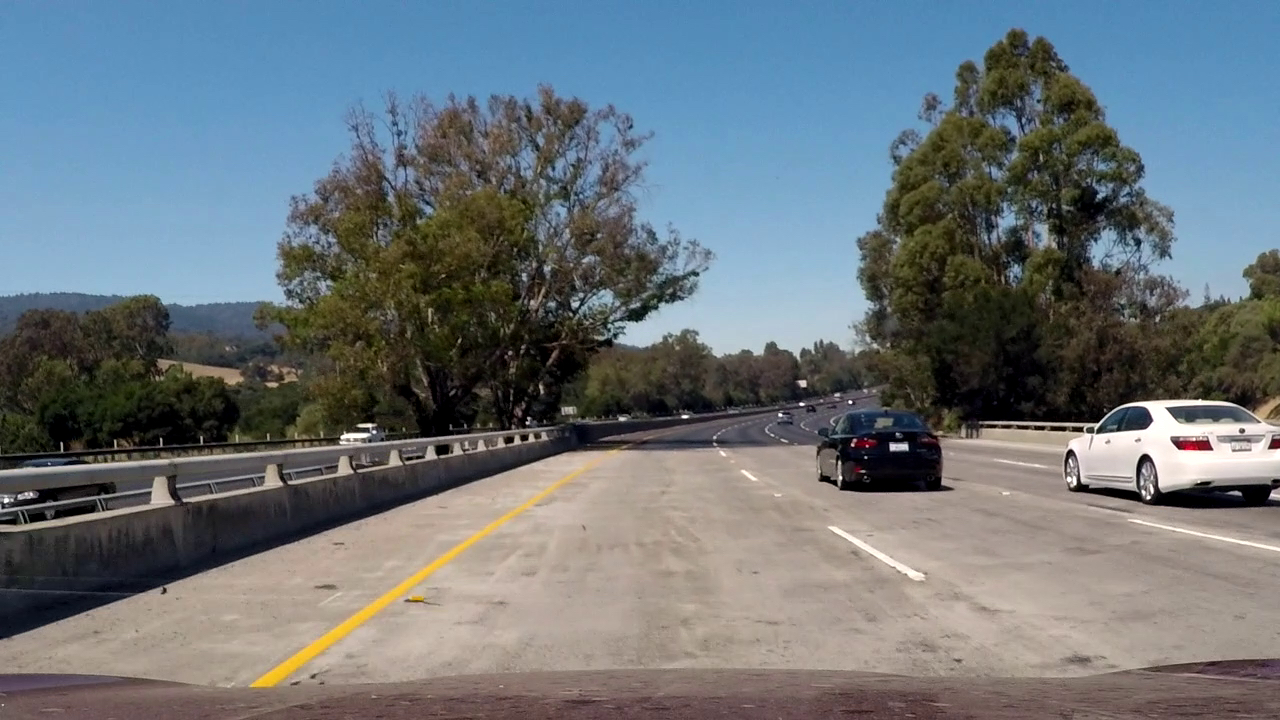
#> input picture test_images/challenge1.jpg, 1280 x 720 px; its folder holds only this picture in this run
$ jupyter execute --allow-errors P1.ipynb   (shell and % lines are left out)
#> lines starting #> are read from the running program, lines starting #| are printed output that depends on the picture; after the words box and inside, x2 and y2 are one past the last pixel; in counts of white or black regions, pixels touching at a corner belong together
# Project Finding Lane Lines on the Road

## Import Packages

[cell 1]
import matplotlib.pyplot as plt
import matplotlib.image as mpimg
import numpy as np
import cv2
import os

## Helper Functions

[cell 2]
import math

def grayscale(img):
    """
    Applies the Grayscale transform
    This will return an image with only one color channel
    but NOTE: to see the returned image as grayscale
    (assuming your grayscaled image is called 'gray')
    you should call plt.imshow(gray, cmap='gray')
    """
    return cv2.cvtColor(img, cv2.COLOR_RGB2GRAY)

def canny(img, low_threshold, high_threshold):
    """Applies the Canny transform"""
    return cv2.Canny(img, low_threshold, high_threshold)

def gaussian_blur(img, kernel_size):
    """Applies a Gaussian Noise kernel"""
    return cv2.GaussianBlur(img, (kernel_size, kernel_size), 0)

def region_of_interest(img, vertices):
    """
    Applies an image mask.

    Only keeps the region of the image defined by the polygon
    formed from `vertices`. The rest of the image is set to black.
    """
    #defining a blank mask to start with
    mask = np.zeros_like(img)

    #defining a 3 channel or 1 channel color to fill the mask with depending on the input image
    if len(img.shape) > 2:
        channel_count = img.shape[2]  # i.e. 3 or 4 depending on your image
        ignore_mask_color = (255,) * channel_count
    else:
        ignore_mask_color = 255

    #filling pixels inside the polygon defined by "vertices" with the fill color
    cv2.fillPoly(mask, vertices, ignore_mask_color)

    #returning the image only where mask pixels are nonzero
    masked_image = cv2.bitwise_and(img, mask)
    return masked_image


def draw_lines(img, lines):
    """
    This function draws `lines` with `color` and `thickness`.
    Lines are drawn on the image inplace (mutates the image).
    If you want to make the lines semi-transparent, think about combining
    this function with the weighted_img() function below
    """

    ### Helper Functions for draw_lines ###

    def get_average_line(lines):
        """
        input: set of lines defined by (x1, y1, x2, y2)
        output: a tuple (m, intercept) defining an average line
        """
        # Get the average slope for the given lines
        slopes = [(line[3]-line[1])/(line[2]-line[0]) for line in lines]
        m = np.average(slopes)

        # Get the average intercept for the given lines
        # using the bottom point as reference
        intercepts = [line[1]-((line[3]-line[1])/(line[2]-line[0]))*line[0] for line in lines]
        intercept = np.average(intercepts)

        return (m, intercept)

    def intersect(m1, b1, m2, b2):
        """
        input: set of slopes and intercepts
        output: (x, y) of intersect if it exists
        """
        x = (b2 - b1) / (m1 - m2)
        y = (b2 - (m2/m1) * b1)*(m1/(m1-m2))
        rslt = (x, y)

        return rslt

    def decide_draw_lines(img, left_coords, right_coords):
        """
        input: `img` to draw on, `left_coords` and `right_coords`
               to draw the respective lines in the form [x1, y1, x2, y2]
        """
        # Set image draw parameters
        color = [255, 0, 0]
        thickness = 10

        # Only draw lines if coords are actually passed
        if left_coords:
            cv2.line(img, tuple(left_coords[:2]), tuple(left_coords[2:]), color, thickness)
        if right_coords:
            cv2.line(img, tuple(right_coords[:2]), tuple(right_coords[2:]), color, thickness)

    def set_coords(m, b, y_lim):
        """
        input: given a line (`m` and `b`) generate the coords to
               draw based on the image length (`y_lim`)
        output: a list of coords to define a lines with
                integer positions in the form [x1, y1, x2, y2]
        """
        return list(map(int, [(y_lim-b)/m, y_lim, (0.5*y_lim-b)/m, 0.5*y_lim]))


    ### Begin Line Draw pipeline ###

    left_lines, right_lines = (None, None)

    # If lines are actually detected begin processing
    if lines.size != 0:
        lines = np.squeeze(lines)
        # Separate left and right lines into separate lists
        left_lines = [line for line in lines if (line[3]-line[1])/(line[2]-line[0]) < 0]
        right_lines = [line for line in lines if (line[3]-line[1])/(line[2]-line[0]) > 0]

    left_m, left_b = (None, None)
    right_m, right_b = (None, None)

    # If there exist lines in these sets, computer
    # the average line
    if left_lines:
        left_m, left_b = get_average_line(left_lines)
    if right_lines:
        right_m, right_b = get_average_line(right_lines)

    left_coords = None
    right_coords = None

    # Set coords based on left and right if line defneition exists
    y_lim = img.shape[0] # max y
    if left_m and left_b:
        left_coords = set_coords(left_m, left_b, y_lim)
    if right_m and right_b:
        right_coords = set_coords(right_m, right_b, y_lim)

    # Reset lines to match intersect point
    # if both left and right lines exist
    if left_coords and right_coords:
        remap_top_coord = intersect(left_m, left_b, right_m, right_b)
        remap_top_coord = list(map(int, remap_top_coord))
        left_coords = left_coords[:2] + remap_top_coord
        right_coords = right_coords[:2] + remap_top_coord

    # Finally, draw the lines on the passed in image
    decide_draw_lines(img, left_coords, right_coords)

# [8 lines left out: function simple_draw_lines, not called in this run]

def hough_lines(img, rho, theta, threshold, min_line_len, max_line_gap):
    """
    `img` should be the output of a Canny transform.
    Returns an image with hough lines drawn.
    """
    lines = cv2.HoughLinesP(img, rho, theta, threshold, np.array([]), minLineLength=min_line_len, maxLineGap=max_line_gap)
    line_img = np.zeros((img.shape[0], img.shape[1], 3), dtype=np.uint8)
    draw_lines(line_img, lines)

    # simple_draw_lines(line_img, lines)

    return line_img

def weighted_img(img, initial_img, α=0.8, β=1., λ=0.):
    """
    `img` is the output of the hough_lines(), An image with lines drawn on it.
    Should be a blank image (all black) with lines drawn on it.

    `initial_img` should be the image before any processing.

    The result image is computed as follows:

    initial_img * α + img * β + λ
    NOTE: initial_img and img must be the same shape!
    """
    return cv2.addWeighted(initial_img, α, img, β, λ)

## Lane Finding Pipeline

[cell 3]
def find_lanes(img):
    """
    Input: `img` is an input matplotlib image
    Output: `rslt` is an annotated matplotlib image with the
            lanes highlighted in red
    """

    # Create final return image copy
    rslt = img.copy()

    ### Color Detection Pipeline ###

    # Make image copies for display purposes
    color_select = np.copy(img)

    # Grab dimensions for masking
    y_dim = img.shape[0]
    x_dim = img.shape[1]

    # Apply a shape mask to color image to keep only lane sections
    verticies = np.array([[0.45*x_dim, 0.6*y_dim], [0.10*x_dim, y_dim],
                          [0.25*x_dim, y_dim], [0.5*x_dim, 0.65*y_dim],
                          [0.55*x_dim, 0.65*y_dim], [0.85*x_dim, y_dim],
                          [0.95*x_dim, y_dim], [0.55*x_dim, 0.6*y_dim]],
                         dtype=np.int32)
    color_select = region_of_interest(color_select, [verticies])

    # convert color space from RGB to HSV
    # for easier color selection
    color_select = cv2.cvtColor(color_select, cv2.COLOR_RGB2HSV)

    # Set mask HSV color range parameters
    h_lower, s_lower, v_lower = (0, 0, 220)
    h_upper, s_upper, v_upper = (180, 255, 255)
    mask = cv2.inRange(color_select,
                       np.array([h_lower, s_lower, v_lower]),
                       np.array([h_upper, s_upper, v_upper]))

    # Convert color select back to RGB
    color_select = cv2.cvtColor(color_select, cv2.COLOR_HSV2RGB)

    # Extend mask to three dimensions
    mask_3d = np.zeros_like(img)
    for i in range(3):
        mask_3d[:, :, i] = mask.copy()

    # Mask color select using 3d mask
    color_select = cv2.bitwise_and(color_select, mask_3d)

    ### Hough lines pipeline ###

    # Convert color selected image to grayscale
    gray = grayscale(color_select.copy())

    # Apply gaussian bluring
    blur = gaussian_blur(gray, 5)

    # Perform Canny edge detection
    canny_edges = canny(blur, 50, 150)

    # Create an image blank to drawn on
    line_image = np.copy(img)*0

    # Perform Hough lines detection
    hough_image = hough_lines(canny_edges, 1, np.pi/180, 20, 20, 5)

    # Draw the lines on the initial image
    rslt = weighted_img(hough_image, rslt, α=0.8, β=1., λ=0.)

    return rslt

# Main loop
path = 'test_images/'
for file in os.listdir(path):
    img = mpimg.imread(path+file)
#> img is the input picture: shape (720, 1280, 3); mean R, G, B 108, 116.5, 121.5
    rslt = find_lanes(img)
#> in region_of_interest, `cv2.fillPoly(mask, vertices, ignore_mask_color)`:
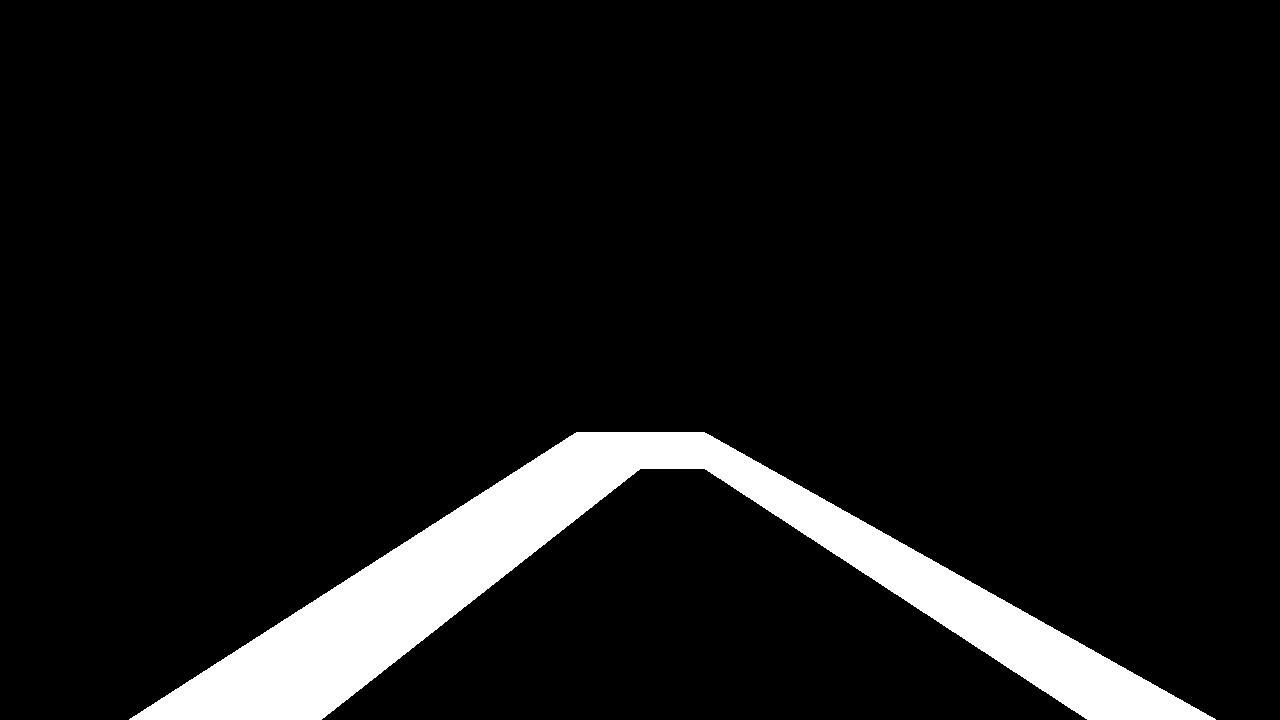
#> mask: shape (720, 1280, 3); 7.7% white; 1 white region, box (x1, y1, x2, y2) and area: (129, 432, 1216, 720) 71131
#> in canny, `return cv2.Canny(img, low_threshold, high_threshold)`:
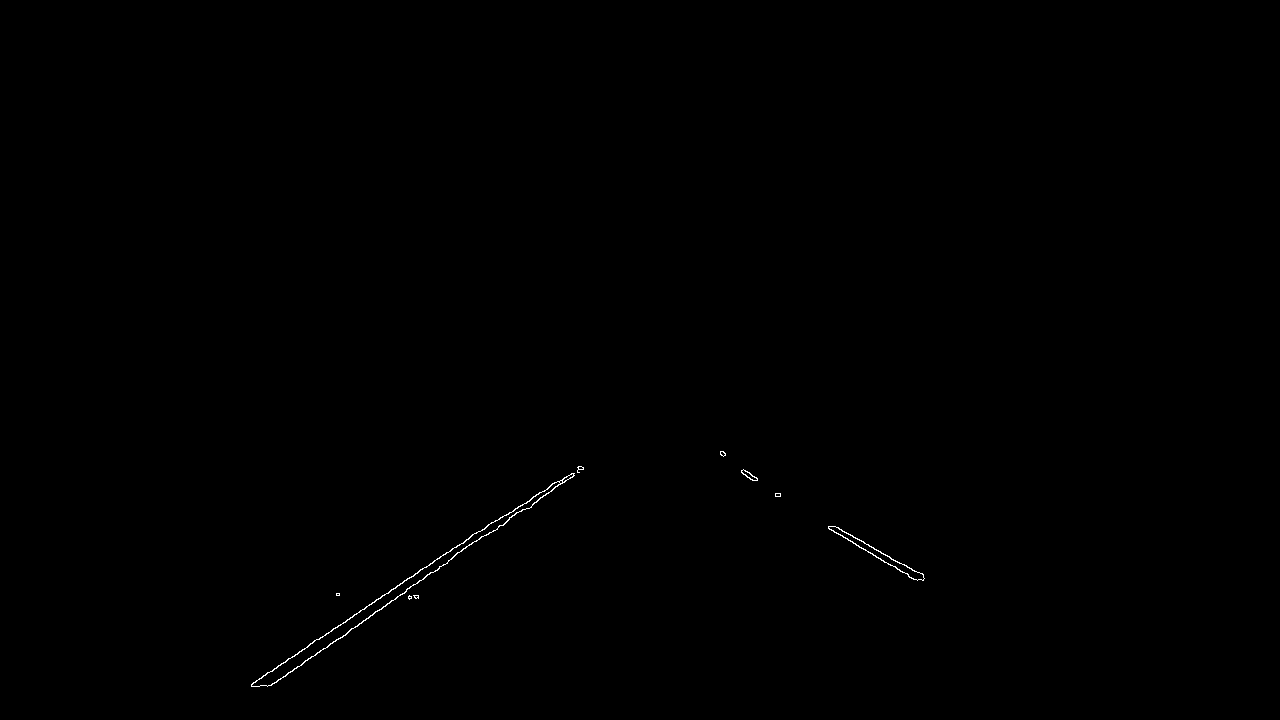
#> returned value: shape (720, 1280); 0.16% white in thin lines or dots, all inside (x1, y1, x2, y2) = (251, 451, 925, 687)
#> in hough_lines, `lines = cv2.HoughLinesP(img, rho, theta, threshold, np.array([]), minL..`: lines = 20 rows, first 6: [251, 684, 478, 531], [313, 656, 406, 591], [363, 620, 431, 572], [828, 527, 888, 564], [540, 497, 583, 468], [513, 511, 539, 492]
#> in draw_lines, `left_lines = [line for line in lines if (line[3]-line[1])/(line[2]-lin..`: left_lines = 14 items, first 6: [251, 684, 478, 531], [313, 656, 406, 591], [363, 620, 431, 572], [540, 497, 583, 468], [513, 511, 539, 492], [486, 535, 508, 520]
#> in draw_lines, `right_lines = [line for line in lines if (line[3]-line[1])/(line[2]-li..`: right_lines = [[828, 527, 888, 564], [870, 552, 914, 579], [834, 526, 899, 563], [897, 561, 923, 576], [863, 548, 890, 565], [848, 533, 890, 557]]
#> in get_average_line, `slopes = [(line[3]-line[1])/(line[2]-line[0]) for line in lines]`: slopes = [-0.674, -0.699, -0.706, -0.674, -0.731, -0.682, -0.727, -0.714, -0.682, -0.622, -0.571, -0.667, -0.708, -0.731]
#> in get_average_line, `m = np.average(slopes)`: m = -0.685
#> in get_average_line, `intercepts = [line[1]-((line[3]-line[1])/(line[2]-line[0]))*line[0] fo..`: intercepts = [853.2, 874.8, 876.2, 861.2, 885.9, 866.4, 885.8, 878.7, 865.8, 828.5, 800.1, 858.3, 877.4, 883]
#> in get_average_line, `intercept = np.average(intercepts)`: intercept = 864
#> in draw_lines, `left_m, left_b = get_average_line(left_lines)`: left_m = -0.685; left_b = 864
#> in draw_lines, `right_m, right_b = get_average_line(right_lines)`: right_m = 0.596; right_b = 30.39
#> in draw_lines, `left_coords = set_coords(left_m, left_b, y_lim)`: left_coords = [210, 720, 735, 360]
#> in draw_lines, `right_coords = set_coords(right_m, right_b, y_lim)`: right_coords = [1156, 720, 552, 360]
#> in intersect, `x = (b2 - b1) / (m1 - m2)`: x = 650.7
#> in intersect, `y = (b2 - (m2/m1) * b1)*(m1/(m1-m2))`: y = 418.3
#> in intersect, `rslt = (x, y)`: rslt = (650.7, 418.3)
#> in draw_lines, `remap_top_coord = list(map(int, remap_top_coord))`: remap_top_coord = [650, 418]
#> in draw_lines, `left_coords = left_coords[:2] + remap_top_coord`: left_coords = [210, 720, 650, 418]
#> in draw_lines, `right_coords = right_coords[:2] + remap_top_coord`: right_coords = [1156, 720, 650, 418]
#> in decide_draw_lines, `cv2.line(img, tuple(right_coords[:2]), tuple(right_coords[2:]), color,..`:
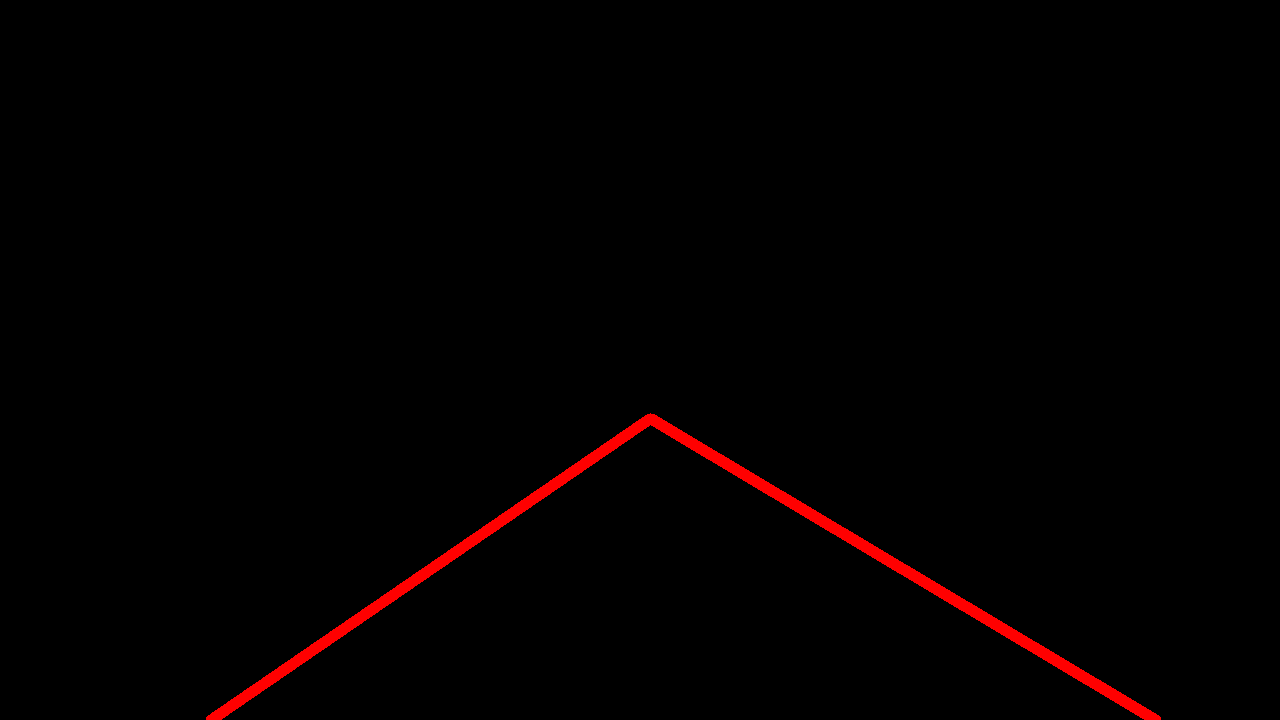
#> img: shape (720, 1280, 3); mean of channels 0, 1, 2 3.5, 0, 0; drawn as R, G, B
#> in weighted_img, `return cv2.addWeighted(initial_img, α, img, β, λ)`:
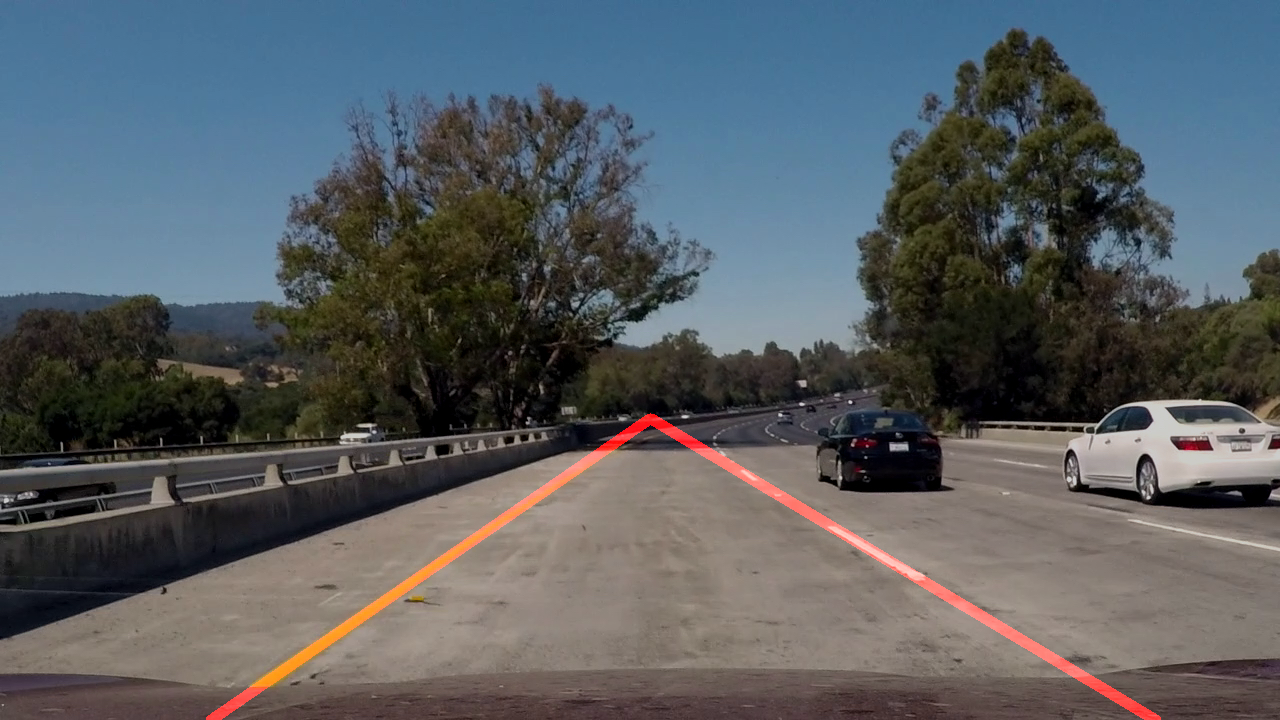
#> returned value: shape (720, 1280, 3); mean of channels 0, 1, 2 87.9, 93.2, 97.2; drawn as R, G, B
    plt.figure()
    plt.imshow(rslt, cmap='gray')
    plt.savefig('writeup_resources/pipeline'+file)
